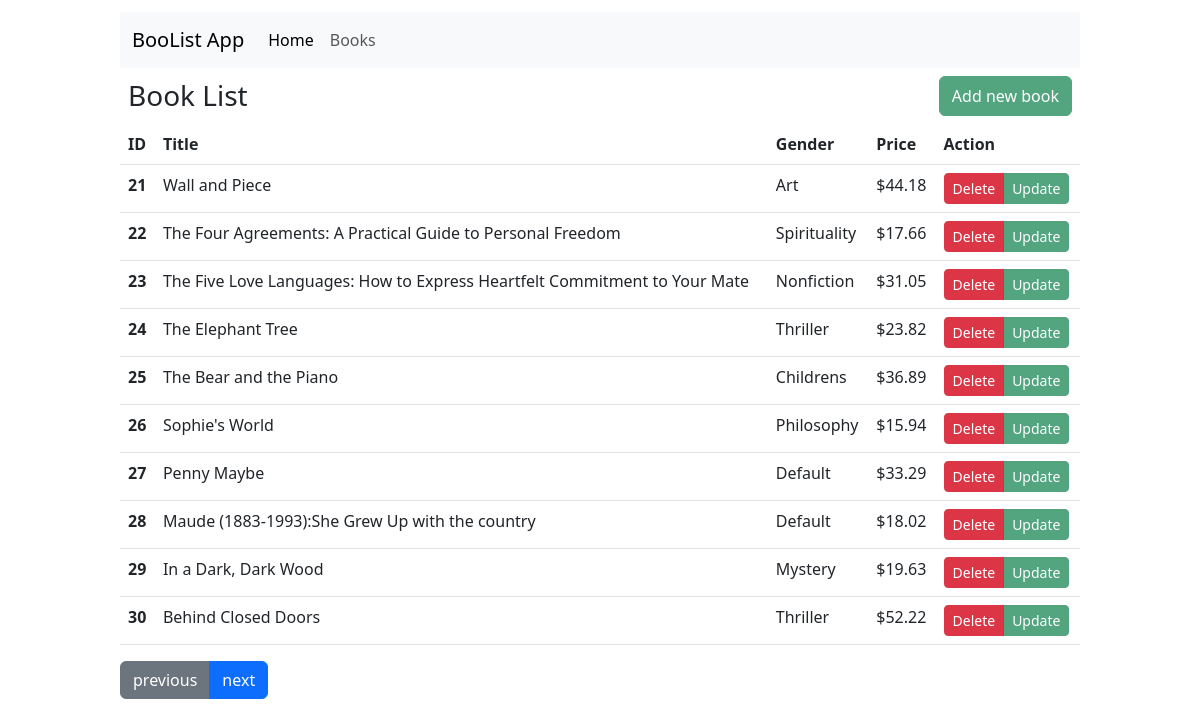
Page /books/3-10/ on the committed database.
### tables this page shows
CREATE TABLE books(
                        id INTEGER PRIMARY KEY AUTOINCREMENT,
                        title TEXT NOT NULL UNIQUE,
                        price_cents INTEGER NOT NULL,
                        description TEXT NOT NULL,
                        category TEXT NOT NULL
        );

### app.py (the view)
@app.route("/books/<int:page>-<int:limit>/")
def book_list(page=None, limit=None):
    books =  Book.all(limit=limit, offset=page*limit-limit)
    categories = Book.all_categories()
    return render_template('book-list.html', books = books, p=page, l=limit, genders = categories)

### models/bookModel.py (called while the page is built)
    @property
    def price(self):
        return self.price_cents / 100

    @classmethod
    def from_tuple(cls, t:tuple):
        return Book(t[1], t[2], t[3], t[4], t[0])

    @classmethod
    def all(cls, offset:int = None, limit:int = None) -> list:
        t = Database.fetch_all(BookData.TABLE_NAME, offset=offset, limit=limit)
        l =[]
        for b in t:
            l.append(Book.from_tuple(b))
        return l

    @classmethod
    def all_categories(cls):
        c = BookData.all_categories()
        c.sort()
        return c

### models/database/bookData.py (called while the page is built)
    @classmethod
    def all_categories(cls):
        r = Database.query_fetch(f"SELECT DISTINCT category FROM {BookData.TABLE_NAME};")
        return [x[0] for x in r]

### models/database/database.py (called while the page is built)
    @classmethod
    def fetch_all(cls, table_name, limit:int = None, offset:int=None, file_name:str = DATABASE_FILE) -> list[tuple]:
        conn = sqlite3.connect(file_name)
        cur = conn.cursor()
        cur.execute('PRAGMA foreign_key=on;')
        if limit and offset:
            cur.execute(f"SELECT * FROM {table_name} LIMIT {limit} OFFSET {offset};")
        elif limit:
            cur.execute(f"SELECT * FROM {table_name} LIMIT {limit};")
        elif offset:
            cur.execute(f"SELECT * FROM {table_name} OFFSET {offset};")
        else:
            cur.execute(f"SELECT * FROM {table_name};")
        result = cur.fetchall()
        conn.commit()
        cur.close()
        return result

    @classmethod
    def query_fetch(cls, query:str, values:tuple =None, file_name:str = DATABASE_FILE) -> list[tuple]:
        conn = sqlite3.connect(file_name)
        cur = conn.cursor()
        cur.execute('PRAGMA foreign_key=on;')
        if values:
            cur.execute(query, values)
        else:
            cur.execute(query)
        result = cur.fetchall()
        conn.commit()
        cur.close()
        return result

### templates/book-list.html (shortened to what this page needs)
{% extends "base.html" %}
{% block content %}
    <div class="d-flex p-2 justify-content-between">
        <h3 style="margin:3px 0;">Book List</h3>
        <button type="button" class="btn btn-success opacity-75" data-bs-toggle="modal" data-bs-target="#add_book">Add new book</button>
    </div>
    <table class="table table-hover">
        <thead>
            <tr>
                <th scope="col">ID</th>
                <th scope="col">Title</th>
                <th scope="col">Gender</th>
                <th scope="col">Price</th>
                <th scope="col">Action</th>
            </tr>
        </thead>
        <tbody>
            {% for book in books %}
            <tr>
                <th scope="row">{{ p*l+loop.index - l}}</th>
                <td>{{ book.title }}</td>
                <td>{{ book.category }}</td>
                <td>${{ "%.2f"|format(book.price) }}</td>
                <td>
                    <div class="btn-group" role="group" aria-label="Basic example">
                        <button type="button" class="btn btn-sm btn-danger" data-bs-toggle="modal" data-bs-target="#delete_{{book.ID}}">Delete</button>
                        <button type="button" class="btn btn-sm btn-success opacity-75" data-bs-toggle="modal" data-bs-target="#update_{{book.ID}}">Update</button>
                    </div>
                </td>
            </tr>
            {% endfor %}
        </tbody>
    </table>
    <div class="btn-group">
        {% if p > 1 %}
        <a class="btn btn-secondary" role="button" href="{{ url_for('book_list', page=p-1, limit=l) }}">previous</a>
        {% endif %}
        <a class="btn btn-primary" role="button" href="{{ url_for('book_list', page=p+1, limit=l) }}">next</a>
    </div>
{% endblock %}

### rows in the picture
books: index "21", title "Wall and Piece", category "Art", price "44.18"
books: index "22", title "The Four Agreements: A Practical Guide to Personal Freedom", category "Spirituality", price "17.66"
books: index "23", title "The Five Love Languages: How to Express Heartfelt Commitment to Your Mate", category "Nonfiction", price "31.05"
books: index "24", title "The Elephant Tree", category "Thriller", price "23.82"
books: index "25", title "The Bear and the Piano", category "Childrens", price "36.89"
books: index "26", title "Sophie's World", category "Philosophy", price "15.94"
books: index "27", title "Penny Maybe", category "Default", price "33.29"
books: index "28", title "Maude (1883-1993):She Grew Up with the country", category "Default", price "18.02"
books: index "29", title "In a Dark, Dark Wood", category "Mystery", price "19.63"
books: index "30", title "Behind Closed Doors", category "Thriller", price "52.22"
